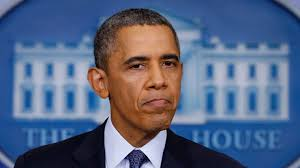
#> input picture picture/test0.jpeg, 300 x 168 px
$ python haha.py test0.jpeg test1.jpeg   (Python 2 division)
#> lines starting #> are read from the running program, lines starting #| are printed output that depends on the picture; long printed decimals are rounded
import cv2
import numpy as np
import sys
from matplotlib import pyplot as plt

img1 = cv2.imread(sys.argv[1])
#> img1 is the input picture: shape (168, 300, 3); mean B, G, R 130.9, 101.5, 87.4
gray1 = cv2.cvtColor(img1,cv2.COLOR_BGR2GRAY)
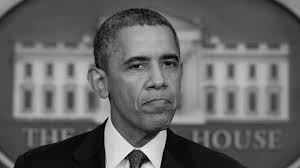
#> gray1: shape (168, 300); min 1, max 252, mean 100.6

img2 = cv2.imread(sys.argv[2])
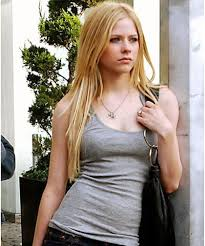
#> input picture picture/test1.jpeg, 205 x 246 px
#> img2 is the input picture: shape (246, 205, 3); mean B, G, R 133.2, 143.4, 155.1
gray2 = cv2.cvtColor(img2,cv2.COLOR_BGR2GRAY)
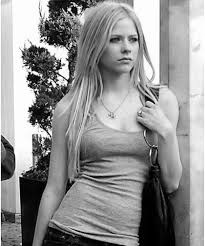
#> gray2: shape (246, 205); min 0, max 255, mean 145.7

sift = cv2.xfeatures2d.SIFT_create()
kp1, des1 = sift.detectAndCompute(gray1,None)
#> kp1 = 271 keypoints; strongest (x, y, size): (154, 149, 13.7), (145, 159, 5.3), (162, 136, 6.5), (129, 157, 5.3)
kp2, des2 = sift.detectAndCompute(gray2,None)
#> kp2 = 416 keypoints; strongest (x, y, size): (69, 9, 2.3), (50, 83, 1.8), (35, 92, 1.8), (59, 53, 10.4)

bf = cv2.BFMatcher()
matches = bf.knnMatch(des1,des2, k=2)
#> matches = 271 matches
# Apply ratio test
good = []
index = []
for m,n in matches:
    if m.distance < 0.75*n.distance:
        good.append(m)
        index.append(m.queryIdx)
#> after the loop, good = 3 matches; index = [149, 150, 187]
# cv.drawMatchesKnn expects list of lists as matches.

print good
#> (printed output is left out)
print index
#| [149, 150, 187]

display_kp1 = [kp1[i] for i in index]
#> display_kp1 = 3 keypoints; (x, y, size): (155, 63, 5), (155, 63, 5), (179, 96, 5.9)
print display_kp1
#> (printed output is left out)
print display_kp1[0].pt
#| (154.601, 63.422)
print display_kp1[0].pt[0]
#| 154.601
print display_kp1[0].pt[1]
#| 63.422


cv2.drawKeypoints(gray1, kp1, img1, flags=cv2.DRAW_MATCHES_FLAGS_DRAW_RICH_KEYPOINTS)
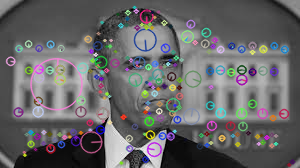
#> img1: shape (168, 300, 3); mean B, G, R 103.8, 102.2, 102.7
cv2.imshow('img1',img1)
cv2.drawKeypoints(gray2, kp2, img2, flags=cv2.DRAW_MATCHES_FLAGS_DRAW_RICH_KEYPOINTS)
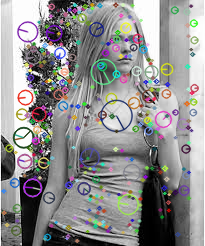
#> img2: shape (246, 205, 3); mean B, G, R 143.1, 143.1, 143.6
cv2.imshow('img2',img2)

cv2.waitKey(0)
